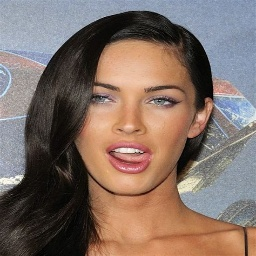
#> input picture dataset/person1_001.jpg, 256 x 256 px
$ python face_recognition.py
#> lines starting #> are read from the running program, lines starting #| are printed output that depends on the picture
import cv2
import os
import numpy as np
import csv
dataset_path = 'dataset/'
from mqtt import start
from datetime import datetime
face_cascade = cv2.CascadeClassifier(cv2.data.haarcascades + 'haarcascade_frontalface_default.xml')

images = []
labels = []
labels_name = ['Kiarash','Salman khan','Brad pitt','Will smith', 'Jennifer']

with open('labels.csv') as csvfile:
#> (reads labels.csv from the repository)
    reader = csv.reader(csvfile)
    next(reader)
    for row in reader:
        image_path = os.path.join(dataset_path, row[0])
        label = row[1]


        image = cv2.imread(image_path, cv2.IMREAD_GRAYSCALE)
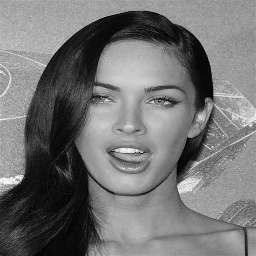
#> image: shape (256, 256); min 0, max 255, mean 115.2
        image = cv2.resize(image, (960, 1280))
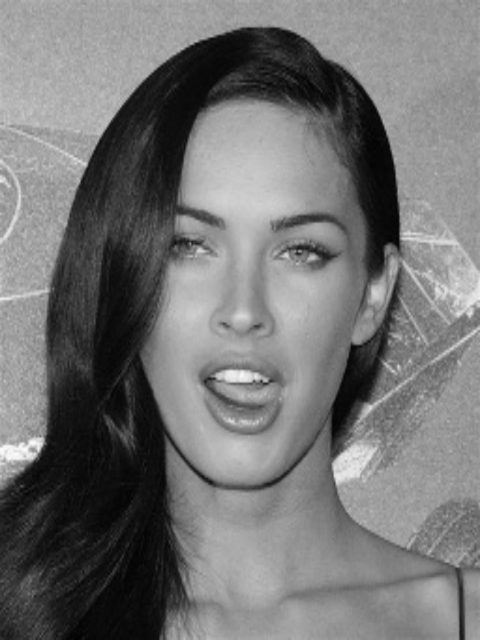
#> image: shape (1280, 960) (shown at 1/2 size); min 0, max 255, mean 115.1
#> (the run stopped early here; a loop or call above may not have finished)
